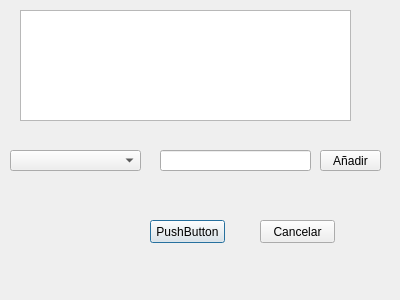
<?xml version="1.0" encoding="UTF-8"?>
<ui version="4.0">
 <class>Dialog</class>
 <widget class="QDialog" name="Dialog">
  <property name="geometry">
   <rect>
    <x>0</x>
    <y>0</y>
    <width>400</width>
    <height>300</height>
   </rect>
  </property>
  <property name="windowTitle">
   <string>Dialog</string>
  </property>
  <widget class="QLineEdit" name="lineEdit">
   <property name="geometry">
    <rect>
     <x>160</x>
     <y>150</y>
     <width>151</width>
     <height>21</height>
    </rect>
   </property>
  </widget>
  <widget class="QComboBox" name="comboBox">
   <property name="geometry">
    <rect>
     <x>10</x>
     <y>150</y>
     <width>131</width>
     <height>21</height>
    </rect>
   </property>
  </widget>
  <widget class="QPushButton" name="pushButton">
   <property name="geometry">
    <rect>
     <x>150</x>
     <y>220</y>
     <width>75</width>
     <height>23</height>
    </rect>
   </property>
   <property name="text">
    <string>PushButton</string>
   </property>
  </widget>
  <widget class="QPushButton" name="CancelButton">
   <property name="geometry">
    <rect>
     <x>260</x>
     <y>220</y>
     <width>75</width>
     <height>23</height>
    </rect>
   </property>
   <property name="text">
    <string>Cancelar</string>
   </property>
  </widget>
  <widget class="QPlainTextEdit" name="plainTextEdit">
   <property name="geometry">
    <rect>
     <x>20</x>
     <y>10</y>
     <width>331</width>
     <height>111</height>
    </rect>
   </property>
  </widget>
  <widget class="QPushButton" name="pushButton_2">
   <property name="geometry">
    <rect>
     <x>320</x>
     <y>150</y>
     <width>61</width>
     <height>21</height>
    </rect>
   </property>
   <property name="text">
    <string>Añadir</string>
   </property>
  </widget>
 </widget>
 <resources/>
 <connections/>
</ui>
